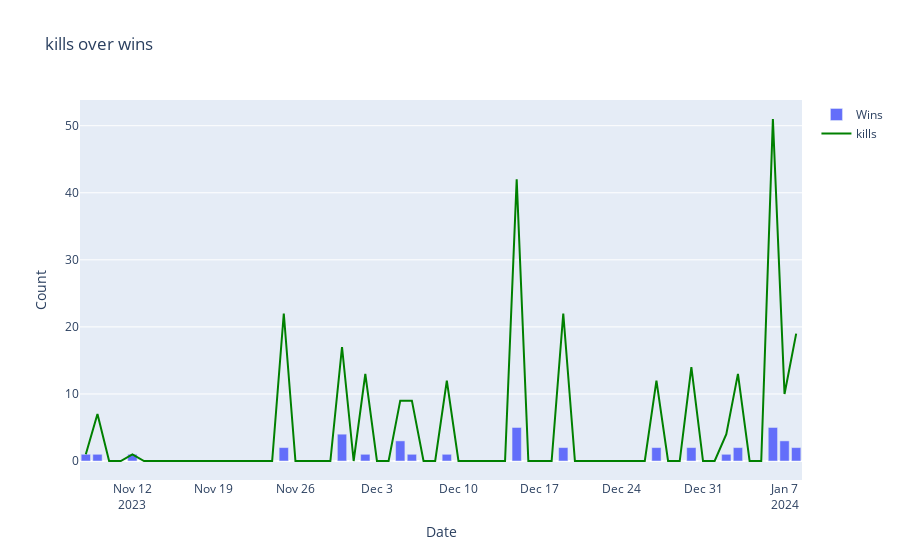

Write notebook code for a chart like this one.
### Code cell
data = [
go.Bar(x=win_over_time.index, y=win_over_time.values, name='Wins'),
go.Scatter (x=kills_over_win_over_time.index, y=kills_over_win_over_time.values, name='kills', marker =dict (color='green'))
]

layout =  go.Layout(
title='kills over wins',
xaxis=dict (title= 'Date'),
yaxis=dict (title='Count'),
yaxis2=dict (title='kills Rate', overlaying ='y', side='right')
)  
                
fig = go.Figure (data=data, layout=layout)

fig.show()
